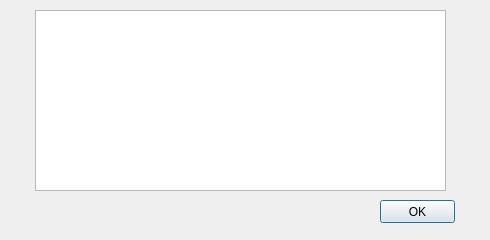
<?xml version="1.0" encoding="UTF-8"?>
<ui version="4.0">
 <class>StatusWindow</class>
 <widget class="QDialog" name="StatusWindow">
  <property name="geometry">
   <rect>
    <x>0</x>
    <y>0</y>
    <width>490</width>
    <height>240</height>
   </rect>
  </property>
  <property name="windowTitle">
   <string>Dialog</string>
  </property>
  <widget class="QPushButton" name="okButton">
   <property name="geometry">
    <rect>
     <x>380</x>
     <y>200</y>
     <width>75</width>
     <height>23</height>
    </rect>
   </property>
   <property name="text">
    <string>OK</string>
   </property>
  </widget>
  <widget class="QTextBrowser" name="statusTextBrowser">
   <property name="geometry">
    <rect>
     <x>35</x>
     <y>10</y>
     <width>411</width>
     <height>181</height>
    </rect>
   </property>
  </widget>
 </widget>
 <resources/>
 <connections/>
</ui>
